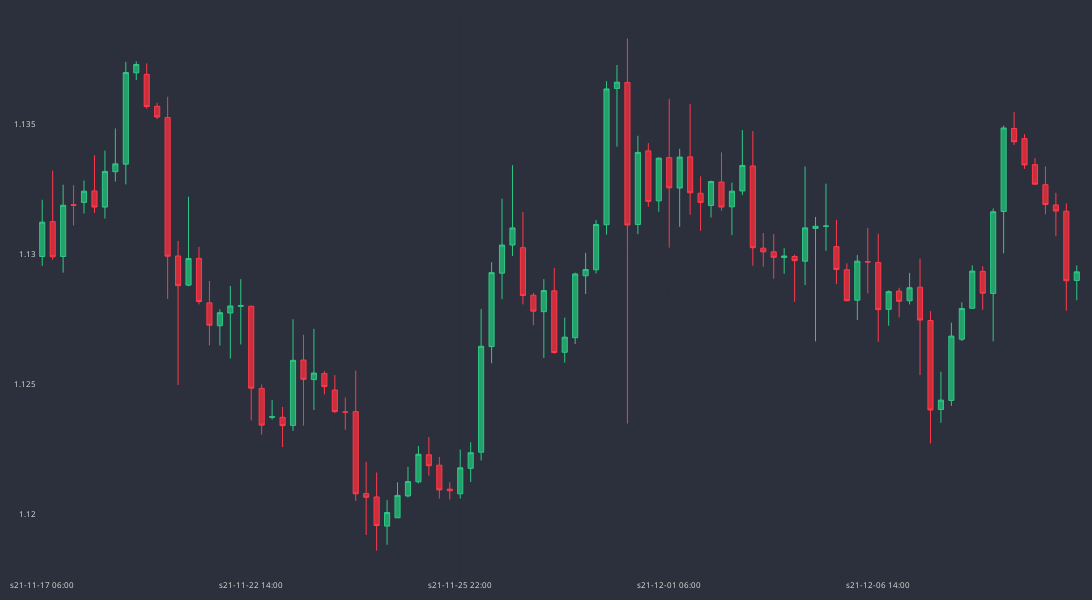

Source (notebook cell):
### Code cell
fig = go.Figure()
fig.add_trace(go.Candlestick(
    x = df_plot.sTime,
    open = df_plot.mid_o,
    high = df_plot.mid_h,
    low = df_plot.mid_l,
    close = df_plot.mid_c,
    line=dict(width=1),
    opacity=1,
    increasing_fillcolor='#24A06B',
    decreasing_fillcolor='#CC2E3C',
    increasing_line_color='#2EC886',
    decreasing_line_color='#FF3A4C',
))

fig.update_yaxes(
    gridcolor='#2c303c'
)

fig.update_xaxes(
    gridcolor='#2c303c',
    rangeslider=dict(visible=False),
    nticks=5
    
)

fig.update_layout(
    width=1100,
    height=600,
    margin=dict(l=10,r=10,b=10,t=10),
    paper_bgcolor='#2c303c',
    plot_bgcolor='#2c303c',
    font=dict(size=8, color='#e1e1e1')
)
fig.show()
